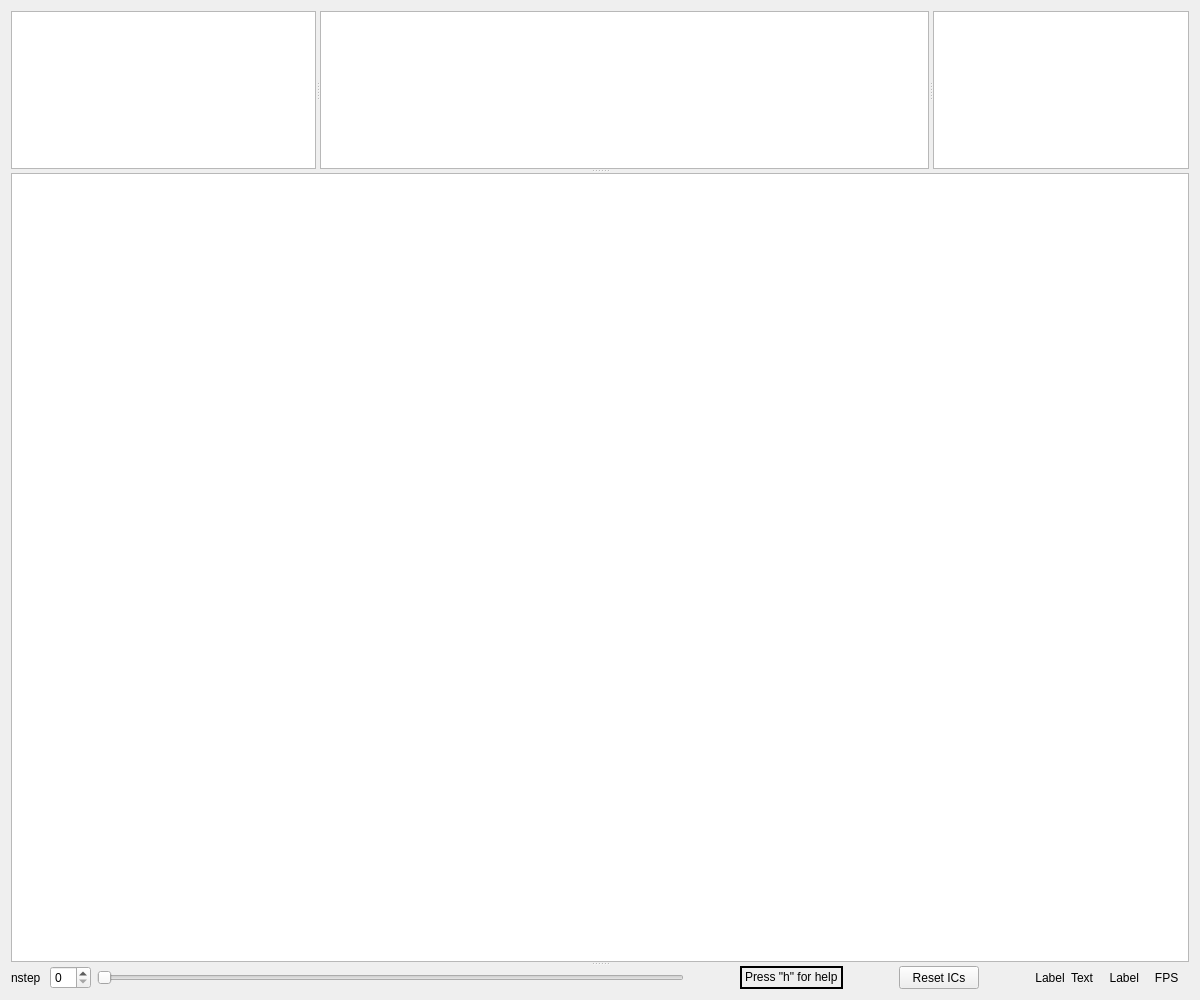
<?xml version="1.0" encoding="UTF-8"?>
<ui version="4.0">
 <class>Dialog</class>
 <widget class="QDialog" name="Dialog">
  <property name="windowModality">
   <enum>Qt::NonModal</enum>
  </property>
  <property name="geometry">
   <rect>
    <x>0</x>
    <y>0</y>
    <width>1200</width>
    <height>1000</height>
   </rect>
  </property>
  <property name="windowTitle">
   <string>Graphical User Interface for Differential Equations (GUIDE)</string>
  </property>
  <property name="sizeGripEnabled">
   <bool>false</bool>
  </property>
  <property name="modal">
   <bool>false</bool>
  </property>
  <layout class="QVBoxLayout" name="verticalLayout">
   <item>
    <widget class="QSplitter" name="main_splitter">
     <property name="orientation">
      <enum>Qt::Vertical</enum>
     </property>
     <widget class="QSplitter" name="splitter_3">
      <property name="sizePolicy">
       <sizepolicy hsizetype="Expanding" vsizetype="Preferred">
        <horstretch>0</horstretch>
        <verstretch>1</verstretch>
       </sizepolicy>
      </property>
      <property name="orientation">
       <enum>Qt::Horizontal</enum>
      </property>
      <widget class="TreeWidget" name="tree">
       <property name="sizePolicy">
        <sizepolicy hsizetype="Expanding" vsizetype="Expanding">
         <horstretch>1</horstretch>
         <verstretch>0</verstretch>
        </sizepolicy>
       </property>
      </widget>
      <widget class="TreeWidget" name="tree_params">
       <property name="sizePolicy">
        <sizepolicy hsizetype="Expanding" vsizetype="Expanding">
         <horstretch>2</horstretch>
         <verstretch>0</verstretch>
        </sizepolicy>
       </property>
      </widget>
      <widget class="TreeWidget" name="tree_kernels"/>
     </widget>
     <widget class="QSplitter" name="splitter_2">
      <property name="sizePolicy">
       <sizepolicy hsizetype="Expanding" vsizetype="Preferred">
        <horstretch>0</horstretch>
        <verstretch>5</verstretch>
       </sizepolicy>
      </property>
      <property name="orientation">
       <enum>Qt::Horizontal</enum>
      </property>
      <widget class="DockArea" name="dock_area"/>
     </widget>
     <widget class="QWidget" name="layoutWidget">
      <layout class="QHBoxLayout" name="horizontalLayout">
       <item>
        <widget class="QLabel" name="nstep_label">
         <property name="text">
          <string>nstep </string>
         </property>
        </widget>
       </item>
       <item>
        <widget class="QSpinBox" name="nstep_spinbox"/>
       </item>
       <item>
        <widget class="QSlider" name="nstep_slider">
         <property name="sizePolicy">
          <sizepolicy hsizetype="Expanding" vsizetype="Fixed">
           <horstretch>2</horstretch>
           <verstretch>0</verstretch>
          </sizepolicy>
         </property>
         <property name="orientation">
          <enum>Qt::Horizontal</enum>
         </property>
        </widget>
       </item>
       <item>
        <spacer name="horizontalSpacer_4">
         <property name="orientation">
          <enum>Qt::Horizontal</enum>
         </property>
         <property name="sizeHint" stdset="0">
          <size>
           <width>50</width>
           <height>20</height>
          </size>
         </property>
        </spacer>
       </item>
       <item>
        <widget class="QLabel" name="help_label">
         <property name="frameShape">
          <enum>QFrame::WinPanel</enum>
         </property>
         <property name="text">
          <string>&lt;html&gt;&lt;head/&gt;&lt;body&gt;&lt;p&gt;Press &amp;quot;h&amp;quot; for help&lt;/p&gt;&lt;/body&gt;&lt;/html&gt;</string>
         </property>
        </widget>
       </item>
       <item>
        <spacer name="horizontalSpacer_5">
         <property name="orientation">
          <enum>Qt::Horizontal</enum>
         </property>
         <property name="sizeHint" stdset="0">
          <size>
           <width>50</width>
           <height>20</height>
          </size>
         </property>
        </spacer>
       </item>
       <item>
        <widget class="QSplitter" name="splitter_4">
         <property name="orientation">
          <enum>Qt::Horizontal</enum>
         </property>
         <widget class="QPushButton" name="ICs_button">
          <property name="sizePolicy">
           <sizepolicy hsizetype="Minimum" vsizetype="Expanding">
            <horstretch>0</horstretch>
            <verstretch>0</verstretch>
           </sizepolicy>
          </property>
          <property name="text">
           <string>Reset ICs</string>
          </property>
          <property name="autoDefault">
           <bool>false</bool>
          </property>
         </widget>
        </widget>
       </item>
       <item>
        <spacer name="horizontalSpacer_6">
         <property name="orientation">
          <enum>Qt::Horizontal</enum>
         </property>
         <property name="sizeHint" stdset="0">
          <size>
           <width>50</width>
           <height>20</height>
          </size>
         </property>
        </spacer>
       </item>
       <item>
        <widget class="QLabel" name="record_label">
         <property name="text">
          <string>Label</string>
         </property>
         <property name="alignment">
          <set>Qt::AlignCenter</set>
         </property>
        </widget>
       </item>
       <item>
        <widget class="QLabel" name="run_label">
         <property name="text">
          <string>Text     Label</string>
         </property>
         <property name="alignment">
          <set>Qt::AlignCenter</set>
         </property>
        </widget>
       </item>
       <item>
        <widget class="QLabel" name="fps_label">
         <property name="sizePolicy">
          <sizepolicy hsizetype="Fixed" vsizetype="Preferred">
           <horstretch>0</horstretch>
           <verstretch>0</verstretch>
          </sizepolicy>
         </property>
         <property name="text">
          <string>   FPS   </string>
         </property>
        </widget>
       </item>
      </layout>
     </widget>
    </widget>
   </item>
  </layout>
 </widget>
 <customwidgets>
  <customwidget>
   <class>TreeWidget</class>
   <extends>QGraphicsView</extends>
   <header>pyqtgraph</header>
  </customwidget>
  <customwidget>
   <class>DockArea</class>
   <extends>QGraphicsView</extends>
   <header>pyqtgraph.dockarea</header>
  </customwidget>
 </customwidgets>
 <resources/>
 <connections/>
</ui>
